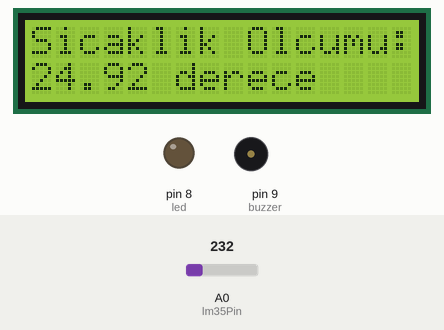
Simulated run of this sketch. Board: Arduino Uno, built with avr-gcc and run on an emulated ATmega328P. Parts: 16×2 character LCD, output pins drawn as LEDs (lit = HIGH), buzzer (waves = sounding, pin HIGH). Dashed ring = blinking. Inputs (shaded band) come from the test bench; at power-on: A0 (lm35Pin) = 232. What the sketch prints to the serial monitor is not drawn.

Above: at 1.2 s.
1.3 s: A0 (lm35Pin) set to 274
At 1.63 s:
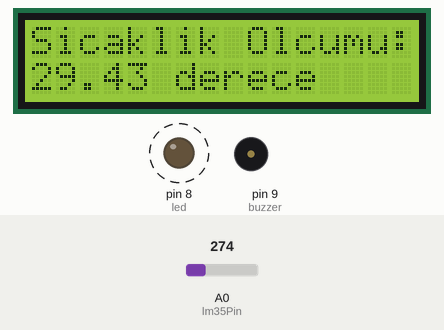
3.6 s: A0 (lm35Pin) set to 250
At 4.1 s:
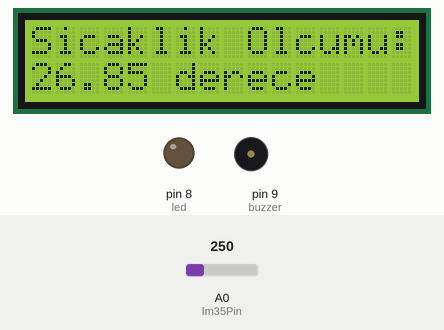
5.1 s: A0 (lm35Pin) set to 266
At 5.4 s:
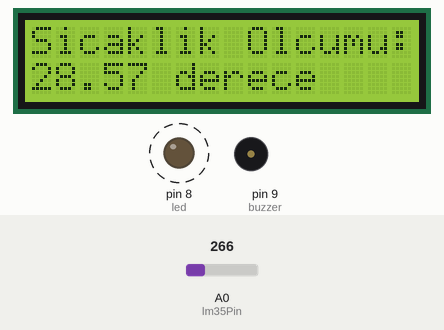
Timing chart, 0 to 12.6 s (numbered marks = the images above; inputs shaded):
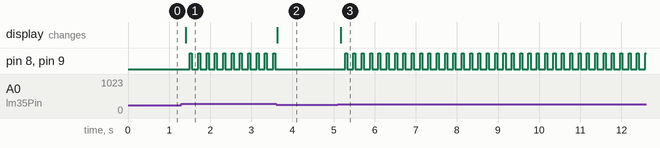

The sketch:

lm35_lcd_denemesi.ino
```cpp
#include <LiquidCrystal.h>
 #define buzzer 9
int lm35Pin = A0;
float sicaklik = 0;
int okunan_deger = 0;
float sicaklik_gerilim = 0;
int led = 8;
int zaman = 50;

LiquidCrystal lcd(7, 6, 5, 4, 3, 2);

void setup()
{
  Serial.begin(9600);
   pinMode(led,OUTPUT);
  pinMode(buzzer,OUTPUT);
  lcd.begin(16, 2);
  analogReference(INTERNAL);
  lcd.print("Sicaklik Olcumu:");
}

void loop()
{
  okunan_deger = analogRead(lm35Pin);
  sicaklik_gerilim = (okunan_deger / 1023.0)*5000;
  sicaklik = sicaklik_gerilim /10.0;
  Serial.println(sicaklik);
  int sicaklikVolt = analogRead(lm35Pin);
  float sicaklikC = sicaklikC = sicaklikVolt / 9.31;
  lcd.setCursor(0, 1);
  lcd.print(sicaklikC);
  lcd.setCursor(6,1);
  lcd.print("derece");
  delay(100);
  if(sicaklik >= 130){
    digitalWrite(led,HIGH);
    digitalWrite(buzzer,HIGH);
    delay(zaman);
    digitalWrite(led,LOW);
    digitalWrite(buzzer,LOW);
    delay(zaman);
  }
  else{

    digitalWrite(led,LOW);
    digitalWrite(buzzer,LOW);


  }
}
```

Measured:
- the behaviour switches between 265 and 266 on A0 (lm35Pin) (found by bisection; images 0 and 1)
- after the input at 1.3 s, pin 8 (led), pin 9 (buzzer): alternates HIGH for 0.05 s and LOW for 0.15 s, starting after 0.20 s; the display: changes after 0.10 s (image 1)
- after the input at 3.6 s, pin 8 (led), pin 9 (buzzer): stops changing and stays LOW; the display: changes at once (image 2)
- after the input at 5.1 s, pin 8 (led), pin 9 (buzzer): alternates HIGH for 0.05 s and LOW for 0.15 s, starting after 0.18 s; the display: changes after 0.08 s (image 3)
